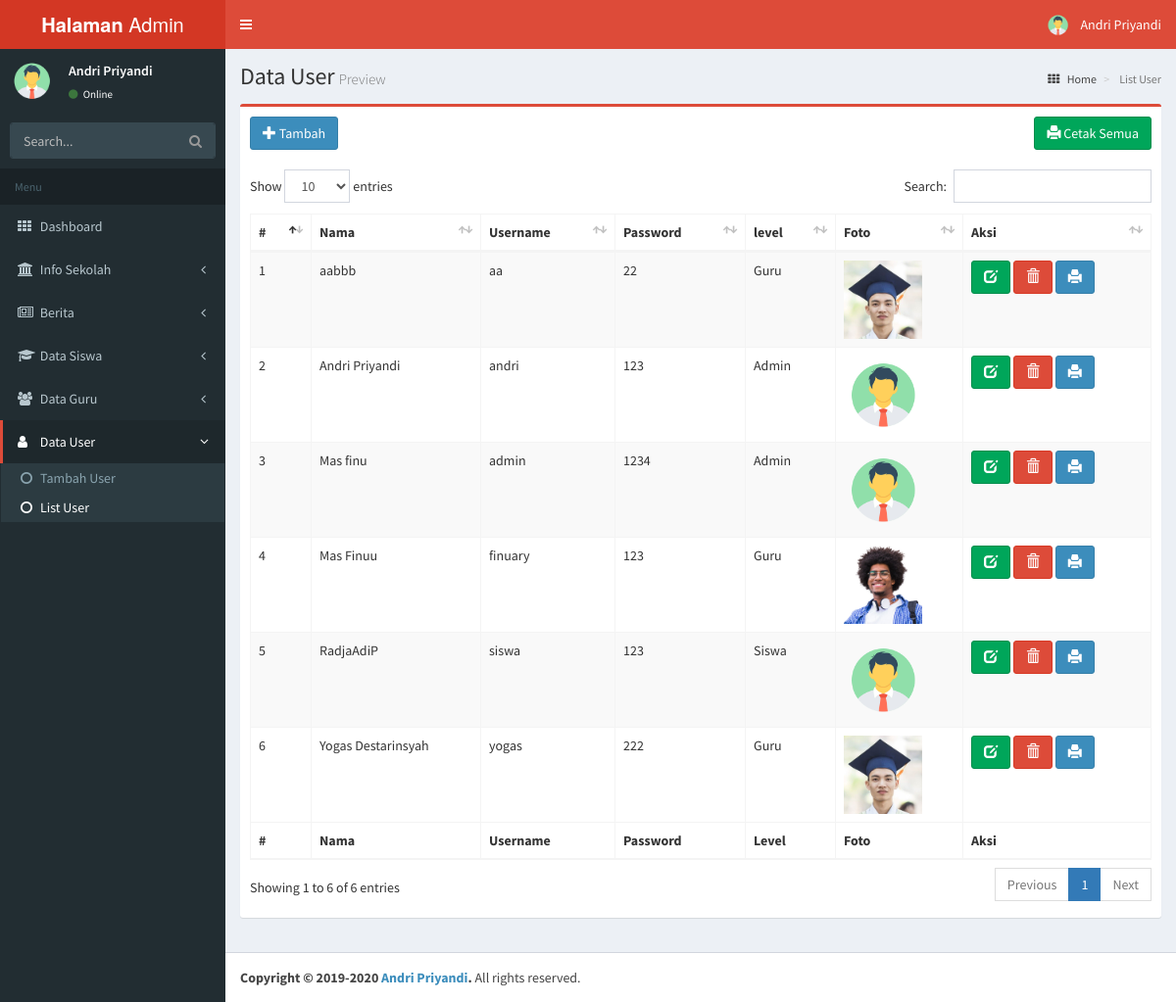
Screenshot of /dashboard/admin/list_user.php (signed in) with the database file from the repository.
### tables this page shows
CREATE TABLE `user` (
  `id` int(11) NOT NULL,
  `nama` varchar(100) NOT NULL,
  `username` varchar(100) NOT NULL,
  `password` varchar(100) NOT NULL,
  `level` varchar(100) NOT NULL,
  `foto` varchar(255) NOT NULL
);

### dashboard/admin/list_user.php (the view, shortened to what this page needs)
<?php $page = "ListUser"; ?>
<?php include "_partials/meta.php"; ?>
<?php include "_partials/head.php"; ?>
<?php include "_partials/sidebar.php"; ?>
    <div class="wrapper">
      <div class="content-wrapper">
        <section class="content-header">
          <h1>Data User<small>Preview</small></h1>
          <ol class="breadcrumb">
            <li><a href="index.php"><i class="fa fa-th"></i> Home</a></li>
            <li class="active"> List User</li>
          </ol>
        </section>
        <section class="content">
          <div class="row">
            <div class="col-xs-12">
              <div class="box box-danger">
                <div class="box-header">
                  <a href="tambah_user.php" class="btn btn-primary">
                    <span class="glyphicon glyphicon-plus"></span> Tambah</a>
                     <a href="cetak/cetak_user.php" class="btn btn-success pull-right" target="_blank">
                    <span class="glyphicon glyphicon-print"></span> Cetak Semua</a>
                </div>
                <div class="box-body table-responsive">
                  <table id="siswa" class="table table-bordered table-striped">
                    <thead>
                      <tr>
                        <th>#</th>
                        <th>Nama</th>
                        <th>Username</th>
                        <th>Password</th>
                        <th>level</th>
                        <th>Foto</th>
                        <th>Aksi</th>
                      </tr>
                    </thead>
                    <tbody>
                      <?php
                      include '../conf/koneksi.php';
                      $id = 0;
                      $sql = mysqli_query($koneksi,"SELECT * FROM user ORDER BY nama ASC");
                      while($data = mysqli_fetch_array($sql))
                      {
                        $id++;
                      ?>
                      <tr>
                        <td><?= $id ?></td>
                        <td><?= $data['nama']; ?></td>
                        <td><?= $data['username']; ?></td>
                        <td><?= $data['password']; ?></td>
                        <td><?= $data['level']; ?></td>
                        <td><img src="proses/images/<?= $data['foto']; ?>" width="80"></td>
                        <td>
                          <a href="fu_user.php?id=<?= $data['id']; ?>" class="btn btn-success"><i class="glyphicon glyphicon-edit"></i></a>
                          <a href="proses/ph_user.php?id=<?= $data['id']; ?>" class="btn btn-danger"><i class="glyphicon glyphicon-trash"></i></a>
                          <a href="cetak/user.php?id=<?= $data['id']; ?>" class="btn btn-primary" target="_blank"><i class="glyphicon glyphicon-print"></i></a>
                        </td>
                        <?php } ?>
                      </tr>
                      </tbody>
                      <tfoot>
                      <tr>
                        <th>#</th>
                        <th>Nama</th>
                        <th>Username</th>
                        <th>Password</th>
                        <th>Level</th>
                        <th>Foto</th>
                        <th>Aksi</th>
                      </tr>
                    </tfoot>
                  </table>
                </div>
              </div>
            </div>
          </div>
        </section>
      </div>
      <?php include "_partials/footer.php"; ?>
    </div>
  </body>
</html>

### dashboard/admin/_partials/meta.php (shortened to what this page needs)
<!DOCTYPE html>
<html>
  <head>
    <link href="../assets/admin/bootstrap/css/bootstrap.min.css" rel="stylesheet" type="text/css" />
    <link href="https://maxcdn.bootstrapcdn.com/font-awesome/4.3.0/css/font-awesome.min.css" rel="stylesheet" type="text/css" />
    <link href="https://code.ionicframework.com/ionicons/2.0.1/css/ionicons.min.css" rel="stylesheet" type="text/css" />
    <link href="../assets/admin/dist/css/AdminLTE.min.css" rel="stylesheet" type="text/css" />
    <link href="../assets/admin/dist/css/skins/_all-skins.min.css" rel="stylesheet" type="text/css" />
    <link href="../assets/admin/plugins/iCheck/flat/blue.css" rel="stylesheet" type="text/css" />
    <link href="../assets/admin/plugins/morris/morris.css" rel="stylesheet" type="text/css" />
    <link href="../assets/admin/plugins/jvectormap/jquery-jvectormap-1.2.2.css" rel="stylesheet" type="text/css" />
    <link href="../assets/admin/plugins/datepicker/datepicker3.css" rel="stylesheet" type="text/css" />
    <link href="../assets/admin/plugins/daterangepicker/daterangepicker-bs3.css" rel="stylesheet" type="text/css" />
    <link href="../assets/admin/plugins/bootstrap-wysihtml5/bootstrap3-wysihtml5.min.css" rel="stylesheet" type="text/css" />
    <link rel="stylesheet" type="text/css" href="../assets/datatables/dataTables.bootstrap4.min.css">
    <link rel="stylesheet" type="text/css" href="../assets/sweetalert/sweetalert2.min.css">
  </head>
  <body class="skin-red sidebar-mini">
    <?php
      include "../conf/koneksi.php";
      $id = $_SESSION['id'];
      $query = "SELECT * FROM user WHERE id ='".$id."' ";
      $sql = mysqli_query($koneksi, $query);
      $data = mysqli_fetch_array($sql);
    ?>

### dashboard/admin/_partials/head.php (shortened to what this page needs)
<header class="main-header">
  <a href="#" class="logo">
    <span class="logo-lg"><b>Halaman</b> Admin</span>
  </a>
  <nav class="navbar navbar-static-top" role="navigation">
    <a href="#" class="sidebar-toggle" data-toggle="offcanvas" role="button">
    </a>
    <div class="navbar-custom-menu">
      <ul class="nav navbar-nav">
        <li class="dropdown user user-menu">
          <a href="#" class="dropdown-toggle" data-toggle="dropdown">
            <img src="proses/images/<?= $data['foto']; ?>" class="user-image" alt="User Image"/>
            <span class="hidden-xs"><?php echo $data['nama']; ?></span>
          </a>
        </li>
      </ul>
    </div>
  </nav>
</header>

### dashboard/admin/_partials/sidebar.php (shortened to what this page needs)
<aside class="main-sidebar">
  <section class="sidebar">
    <div class="user-panel">
      <div class="pull-left image">
        <img src="proses/images/<?= $data['foto']; ?>" class="img-circle" alt="User Image" />
      </div>
      <div class="pull-left info">
        <p><?php echo $data['nama']; ?></p>
        <a href="#"><i class="fa fa-circle text-success"></i> Online</a>
      </div>
    </div>
          <form action="#" method="get" class="sidebar-form">
            <div class="input-group">
              <input type="text" name="q" class="form-control" placeholder="Search..."/>
              <span class="input-group-btn">
                <button type='submit' name='search' id='search-btn' class="btn btn-flat"><i class="fa fa-search"></i></button>
              </span>
            </div>
          </form>
    <ul class="sidebar-menu">
      <li class="header">Menu</li>
      <li class=" <?php if($page == 'Home'){ echo 'active'; } ?>">
        <a href="index.php">
          <i class="fa fa-th"></i> <span>Dashboard</span>
        </a>
      </li>
      <li class="<?php if($page == 'EditHome' || $page == 'EditSP' || $page == 'EditPS' || $page == 'EditAbout' || $page == 'Kontak' ){ echo 'active'; } ?>">
        <a href="#">
          <i class="fa fa-university"></i>
          <span>Info Sekolah</span>
          <i class="fa fa-angle-left pull-right"></i>
        </a>
      </li>
      <li class="<?php if($page == 'Berita' || $page == 'TampilanBerita' ){ echo 'active'; } ?>">
        <a href="#">
          <i class="fa fa-newspaper-o"></i> <span>Berita</span>
          <i class="fa fa-angle-left pull-right"></i>
        </a>
      </li>
      <li class=" <?php if($page == 'TambahSiswa' || $page == 'ListSiswa' ){ echo 'active'; } ?>">
        <a href="#">
          <i class="fa fa-mortar-board"></i>
          <span>Data Siswa</span>
          <i class="fa fa-angle-left pull-right"></i>
        </a>
      </li>
      <li class="<?php if($page == 'TambahGuru' || $page == 'ListGuru' ){ echo 'active'; } ?>">
        <a href="#">
          <i class="fa fa-group"></i> <span>Data Guru</span>
          <i class="fa fa-angle-left pull-right"></i>
        </a>
      </li>
      <li class="<?php if($page == 'TambahUser' || $page == 'ListUser' ){ echo 'active'; } ?>">
        <a href="#">
          <i class="fa fa-user"></i> <span>Data User</span>
          <i class="fa fa-angle-left pull-right"></i>
        </a>
        <ul class="treeview-menu">
          <li class="<?php if($page == 'TambahUser'){ echo 'active'; } ?>"><a href="tambah_user.php"><i class="fa fa-circle-o"></i>Tambah User</a></li>
          <li class="<?php if($page == 'ListUser'){ echo 'active'; } ?>"><a href="list_user.php"><i class="fa fa-circle-o"></i>List User</a></li>
        </ul>
      </li>
  </section>
</aside>

### dashboard/admin/_partials/footer.php
<footer class="main-footer">
  <strong>Copyright &copy; 2019-2020 <a href="#">Andri Priyandi</a>.</strong> All rights reserved.
</footer>

### rows the page displays
user: foto (picture), nama "Andri Priyandi", username "andri", password "123", level "Admin"
user: nama "aabbb", username "aa", password "22", level "Guru", foto (picture)
user: nama "Mas finu", username "admin", password "1234", level "Admin", foto (picture)
user: nama "Mas Finuu", username "finuary", password "123", level "Guru", foto (picture)
user: nama "RadjaAdiP", username "siswa", password "123", level "Siswa", foto (picture)
user: nama "Yogas Destarinsyah", username "yogas", password "222", level "Guru", foto (picture)
